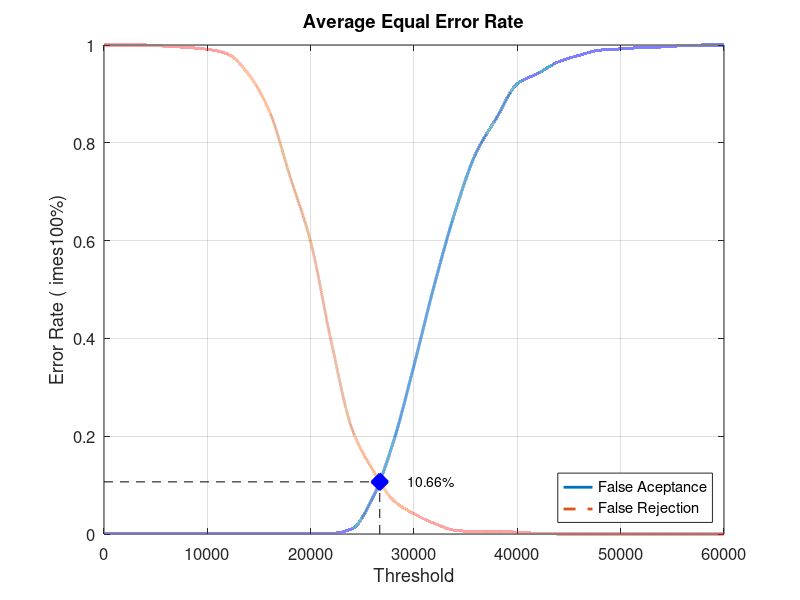
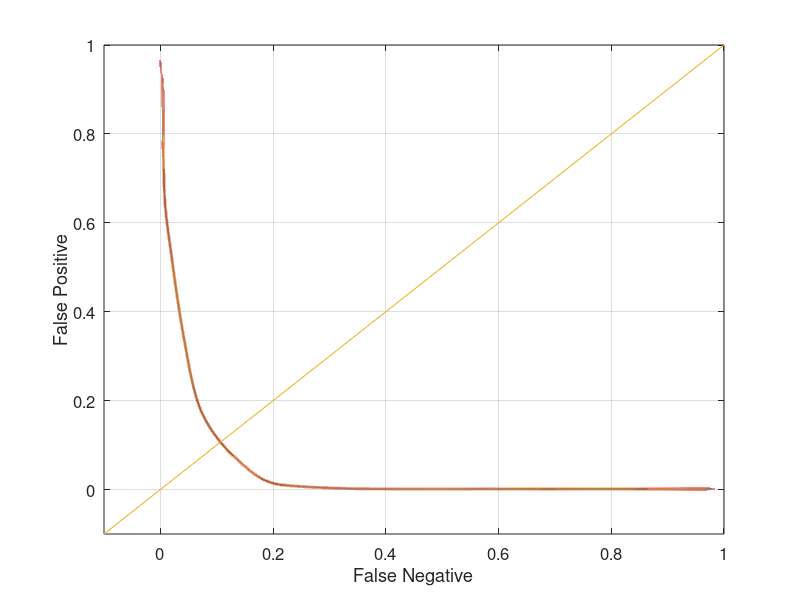

MATLAB code to generate these figures, in order:
close all;
clear;
clc;
x = 0:2000:60000;
xq = 0:0.5:60000;

y0 = [0 0.00131579 0.00131579 0.00131579 0.00131579 0.00131579 0.00131579 0.00131579 0.00131579 0.00131579 0.00131579 0.00131579 0.0105263 0.0736842 0.188158 0.344737 0.511842 0.660526 0.778947 0.851316 0.921053 0.942105 0.965789 0.978947 0.989474 0.992105 0.994737 0.996053 0.998684 1 1]
yy0 = interp1(x, y0, xq, 'pchip');
y1 = [1 1 1 0.9975 0.995 0.99125 0.98125 0.94 0.865 0.73125 0.5975 0.3925 0.215 0.13125 0.06875 0.04125 0.02125 0.0075 0.005 0.005 0.00375 0.00125 0 0 0 0 0 0 0 0 0]
yy1 = interp1(x, y1, xq, 'pchip');

% Calculating EER: 
y2 = abs(y0 - y1);
find(y2 == min(y2))
yy2 = abs(yy0 - yy1);
xEER = find(yy2 == min(yy2));
xEERIndex = xq(xEER) % X-axis EER
yEER = yy0(xEER) % Y-axis EER

main = figure
plot(xq, yy0,'-','LineWidth', 2);	hold on
plot(xq, yy1,'--','LineWidth', 2);	hold on
plot([xEERIndex xEERIndex], [0 yEER], 'k--');	hold on
plot([0 xEERIndex], [yEER yEER], 'k--');	hold on
plot(xEERIndex, yEER, 'bx', 'LineWidth', 10);	hold on
text(xEERIndex + 10 * xEERIndex / 100, yEER, [num2str(round((10000 * yEER)) / 100) '%'])
legend('False Aceptance', 'False Rejection', 'Location', 'SouthEast')
xlabel('Threshold')
ylabel('Error Rate (	imes100%)')
title('Average Equal Error Rate')
set(gca, 'FontSize', 12)
axis([0 60000 0 1])
grid on

print(main, 'Experiment1AverageMain', '-dpng');
FNRxFPR = figure('Color', [1 1 1]);
plot(yy1, yy0, '-', yy1, yy0, 'LineWidth', 2);
hold on
y = -0.1:0.1:1
plot(y, y); 
set(gca, 'FontSize', 12)
xlabel('False Negative')
ylabel('False Positive')
axis([-0.1 1 -0.1 1])
set(gca, 'FontSize', 12)
grid on

print(FNRxFPR, 'Experiment1AverageFNRxFPR','-dpng');
